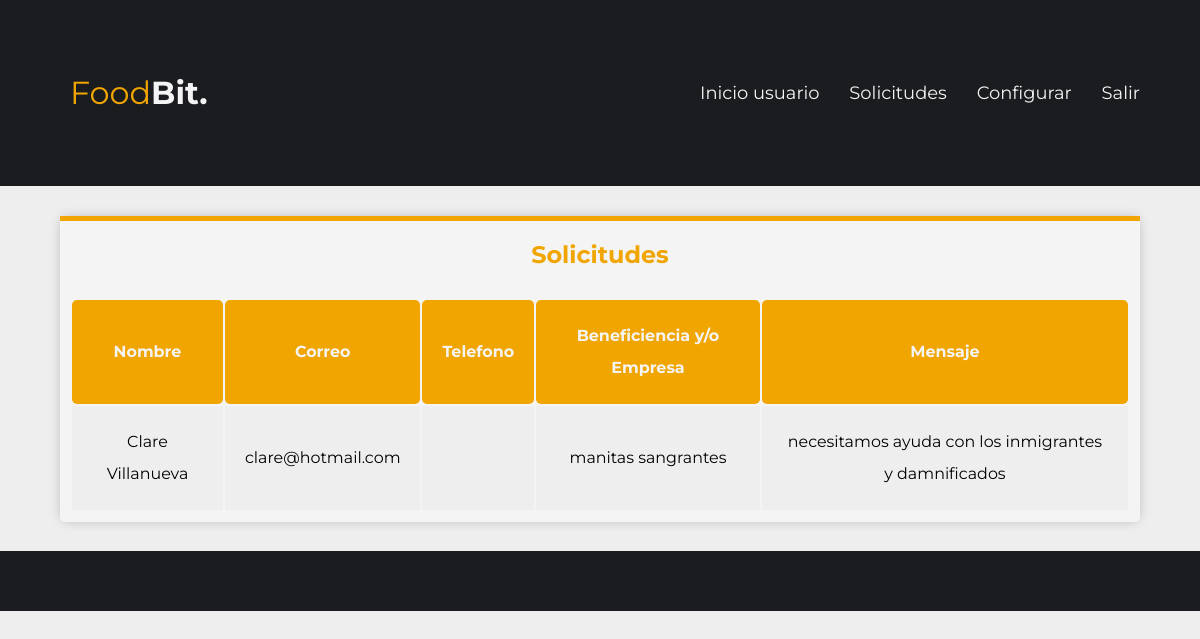
/solicitudes.php (signed in), run on the app's committed database.
### tables this page shows
CREATE TABLE `solicitud` (
  `identificador` int(100) NOT NULL,
  `idusuario` int(11) NOT NULL,
  `nombre` text NOT NULL,
  `correo` varchar(100) NOT NULL,
  `telefono` varchar(50) NOT NULL,
  `empresa` text NOT NULL,
  `mensaje` varchar(255) NOT NULL
);

### solicitudes.php (the view, shortened to what this page needs)
<?php
if (isset($_SESSION['identificador'])){
?>
<!DOCTYPE html>
<html lang="en">
<head>
    <link rel="stylesheet" href="css/style.css">
    <link rel="stylesheet" href="css/normalize.css">
    <link href="css/stacktable.css" rel="stylesheet">
</head>
<body class="fondogris">
    <header class="header2">
        <div class="contenedor">
            <div class="barra">
                <a class="logo no-margin centrar-texto" href="index.php">
                    <h1 class="logo__nombre">Food<span class="logo__bold">Bit.</span></h1></a>
                    <nav class="navegacion">
                    <a href="userindex.php" class="navegacion__enlace">Inicio usuario</a>
                        <a href="solicitudes.php" class="navegacion__enlace">Solicitudes</a>
                        <a href="configurar.php" class="navegacion__enlace">Configurar</a>
                        <a href="cerrar_sesion.php" class="navegacion__enlace">Salir</a>
                    </nav>
            </div>
        </div>
    </header>
    <main>
        <div class="spacer-30"></div>
        <main class=" ">
            <div class="contenedor">
            <div class="formulario fondoblanco" action="">
                <div class="barrita"></div>
                    <h2>Solicitudes</h2>
                    <table id="websendeos">
                    <tr>
                             <th>Nombre</th>
                             <th>Correo</th>
                             <th>Telefono</th>
                             <th>Beneficiencia y/o Empresa</th>
                             <th>Mensaje</th>
                        </tr>
                    <?php
  		require "conexion.php";
        $query="SELECT * FROM solicitud WHERE idusuario = '".$_SESSION['id']."'";
        $resultado = $conexion->query($query) or die ("Error al consultar usuario: ".mysqli_error($conexion));
        while ($filas=$resultado->fetch_array())
        {
      ?>
                        <tr>
                             <td><?php echo $filas[2]?></td>
                             <td><?php echo $filas[3]?></td>
                             <td><?php echo $filas[4]?></td>
                             <td><?php echo $filas[5]?></td>
                             <td><?php echo $filas[6]?></a></td>
                        </tr>
                        <?php
        }
      ?>
                    </table>
                </div>
        </div>
        </main>
            <div class="spacer-30"></div>
    <footer class="footer">
    </footer>
</body>
</html>
<?php
}
else{
    header ('location: ./');
}
?>

### css/style.css (style rules this page uses)
:root { --fuentetitulo: 'Itim', cursive; --fuenteparrafo: 'Montserrat', sans-serif; --blanco: #f4f4f4; --negro: #1a1c20 ; --principal: #cf7500; --secundario: #f0a500; --gris: #EFEEEE; --rojo: crimson; }
html { font-size: 62.25%; box-sizing: border-box; }
*, *:before, *:after { box-sizing: inherit; }
body { font-family: var(--fuenteparrafo); font-size: 1.6rem; line-height: 2; }
a { color: var(--blanco); text-decoration: none; }
h1 { color: var(--principal); font-size: 1.6rem; padding: 1rem; }
h2 { color: var(--secundario); text-align: center; }
th { background-color: var(--secundario); padding: 2rem; color: var(--blanco); border-radius: .5rem; }
td { text-align: center; padding: 2rem; margin: 1rem; border: 1rem; background-color: var(--gris); }
.contenedor { max-width: 120rem; width: 90%; margin: 0 auto; }
.no-margin { margin: 0; }
.centrar-texto { text-align: center; }
.spacer-30 { width: 100%; height: 3rem; display: block; clear: both; }
@media (min-width: 768px ) { .barra { display: flex; justify-content: space-between; align-items: center; } }
.logo { color: var(--blanco); }
.logo__nombre { font-weight: normal; color: var(--secundario); }
.logo__bold { font-weight: 700; color: var(--blanco); }
.navegacion__enlace { display: block; text-align: center; font-size: 1.8rem; color: var(--blanco); }
@media (min-width: 768px) { .navegacion { display: flex; gap: 3rem; } }
.footer { background-color: var(--negro); padding: 3rem 0; }
.formulario { backdrop-filter: blur(.3rem); padding: 1rem; }
.header2 { background-color: var(--negro); padding: 3rem 0; }
.fondogris { background-color: var(--gris); }
.fondoblanco { background-color: var(--blanco); border-radius: .5rem; box-shadow: 0px 0px 13px -3px rgba(0,0,0,0.30); }
.barrita { margin: -1rem; height: .5rem; min-width: 100%; background-color: var(--secundario); }

### css/stacktable.css (style rules this page uses)
.stacktable { width: 100%; }
.stacktable.large-only { display: table; }

### data on the page
solicitud: nombre "Clare Villanueva", correo "clare@hotmail.com", empresa "manitas sangrantes", mensaje "necesitamos ayuda con los inmigrantes y damnificados"
